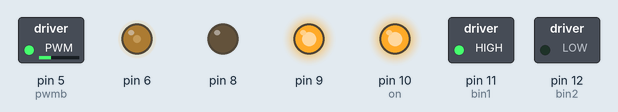
This sketch was run on a simulated Arduino Uno, built with avr-gcc and run on an emulated ATmega328P. On the bench: switched loads named in the sketch (green lamp = pin HIGH), output pins drawn as LEDs (lit = HIGH).

Above: at 0.1 s.
Timing chart, 0 to 1.6 s (numbered marks = the images above):
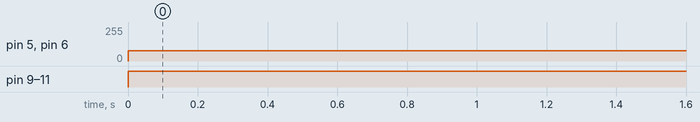

The sketch:

1204_DC_motor.ino
```cpp
void setup() {
  pinMode(10,OUTPUT); // on/off         //stby
  pinMode(6,OUTPUT); // 속도            //pwma
  pinMode(9,OUTPUT); //시계방향 앞으로  //ain1
  pinMode(8,OUTPUT); //반시계 뒤로      //ain2
  pinMode(11,OUTPUT);                  //bin1
  pinMode(12,OUTPUT);                  //bin2
  pinMode(5,OUTPUT);                   //pwmb
}
void loop() {
  digitalWrite(10,1);
  digitalWrite(9,1);
  digitalWrite(8,0);
  analogWrite(6,76);
  digitalWrite(11,1);
  digitalWrite(12,0);
  analogWrite(5,76);

}
```

Measured:
- by itself, pin 5 (pwmb), pin 6: 0/255 → 76/255 at 0.00 s
- by itself, pin 9, pin 10 (on), pin 11 (bin1): LOW → HIGH at 0.00 s
